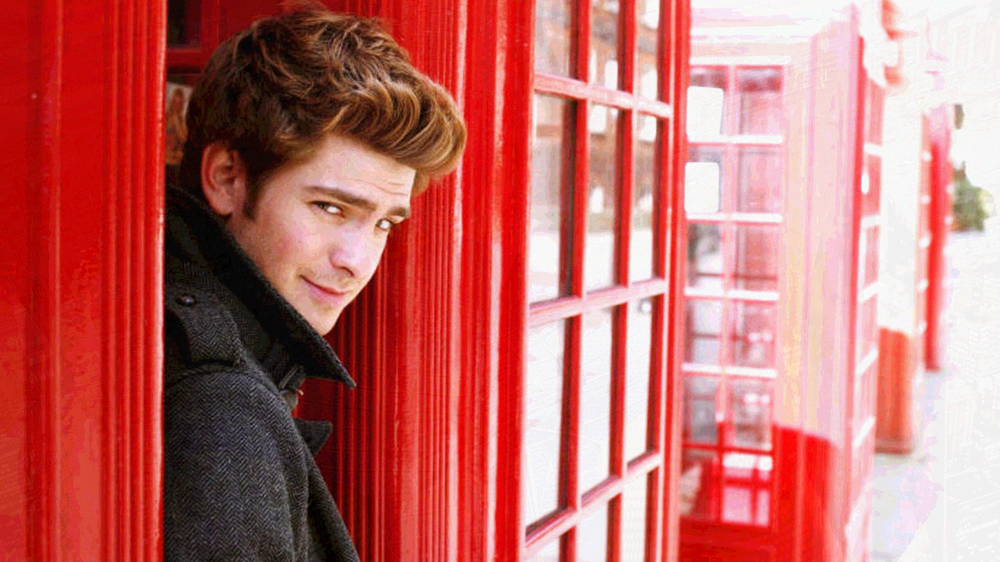
#> input picture CV/challenge_2.png, 1000 x 562 px, shrunk from 1920 x 1080 before the run
$ python challenge2.py
#> lines starting #> are read from the running program, lines starting #| are printed output that depends on the picture
import numpy as np
import cv2
import matplotlib.pyplot as plt

def image2bitplane(img):
    bp = []
    for c in range(img.shape[2]):
        for i in range(8):
            bp.append(img[:, :, c] // 2 ** i % 2)
#> after the loop, bp = 24 items
    return np.array(bp)


def bitplane2image(bp):
    img = np.zeros((bp[0].shape[0], bp[0].shape[1], 3))
    for b in range(len(bp)):
        img[:, :, b//8] = img[:, :, b//8] + (bp[b] * 2**(b % 8))
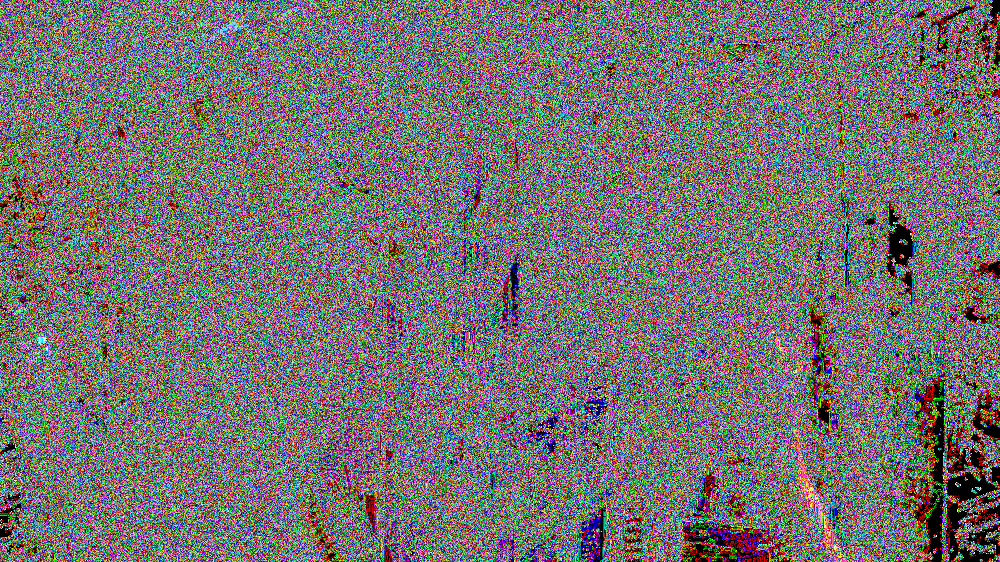
#> img: shape (562, 1000, 3) float64; mean of channels 0, 1, 2 112.7, 113.8, 116.7; drawn as B, G, R
    return np.uint8(img)

image = cv2.imread('challenge_2.png')[:, :, ::-1]
imbp = image2bitplane(image)
idx_ans = np.r_[0:4, 8:12, 16:20][::-1]
idx = np.r_[4:8, 12:16, 20:24]

bp_ans = np.zeros_like(imbp)
bp_ans[idx] = imbp[idx_ans]
ans = bitplane2image(bp_ans)

plt.imshow(ans)
plt.show()
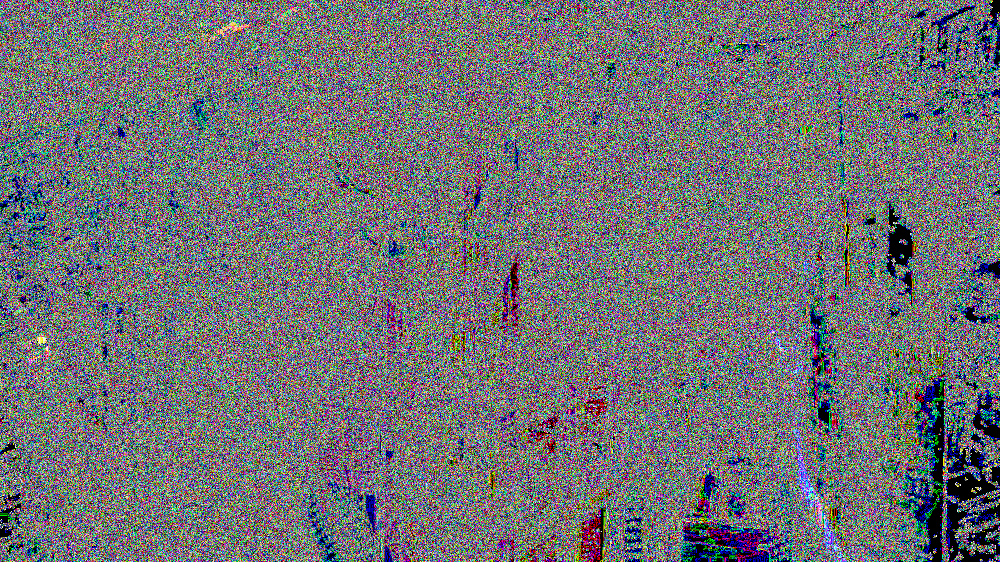
#> shown: shape (562, 1000, 3); mean R, G, B 112.7, 113.8, 116.7
